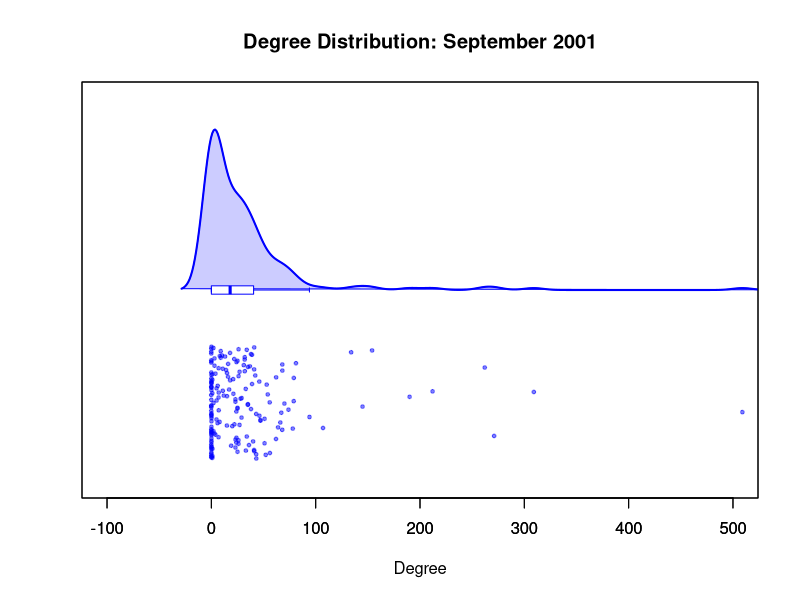
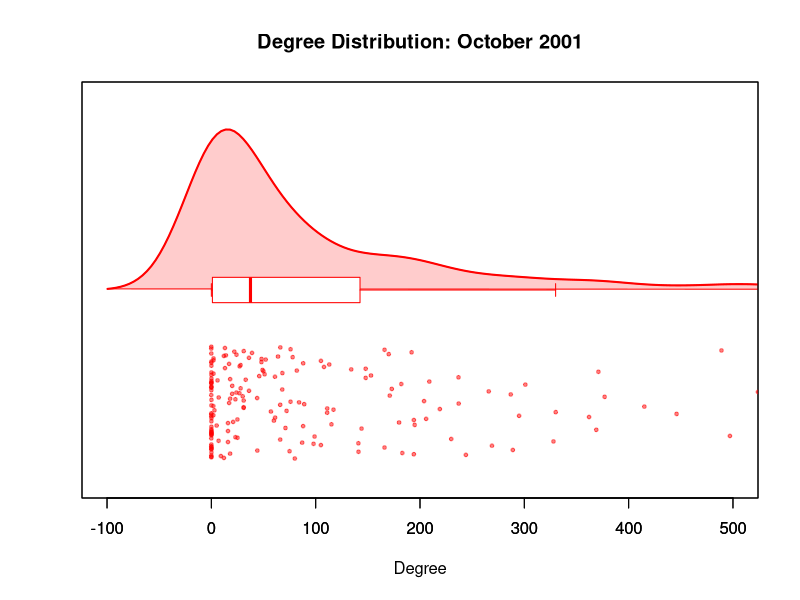
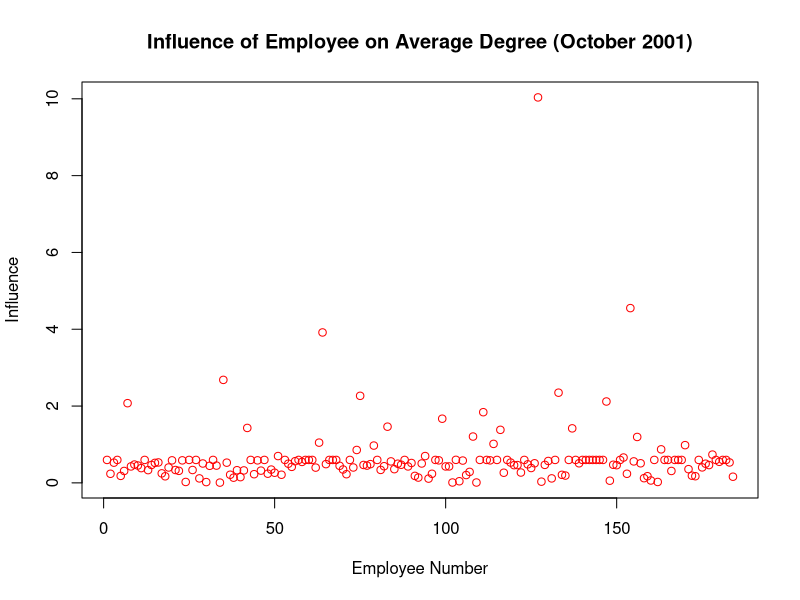

The R script that drew these images, in order:
setwd("~/Library/Mobile Documents/com~apple~CloudDocs/Waterloo/Coop Files/F23 Resumes/Resumes/Data Science/V3.1/Projects/Enron")

##reading data
enron_emails <- read.csv("enron_emails.csv")

##subsetting email from sept 2001
emails_sep_2001 <- subset(enron_emails, Month == 9 & Year == 2001)

##subsetting emails from oct 2001
emails_oct_2001 <- subset(enron_emails, Month == 10 & Year == 2001)

##counting emails from each month
n_emails_sep_2001 <- nrow(emails_sep_2001)
n_emails_oct_2001 <- nrow(emails_oct_2001)

##printing results
cat("Number of emails exchanged in September 2001:", n_emails_sep_2001, "\n")
cat("Number of emails exchanged in October 2001:", n_emails_oct_2001, "\n")

## function to calculate the weight matrix
getWeightMatrix <- function(edgeList, N){
  W <- matrix(data = 0, nrow = N, ncol = N)
  for(i in 1:(N-1)){
    for(j in (i+1):N){
      W[i,j] <- nrow(edgeList[(edgeList$Sender==i & edgeList$Recipient == j),]) +
        nrow(edgeList[(edgeList$Sender==j & edgeList$Recipient == i),])
    }
  }
  W <- W + t(W)
  return(W)
}

## storing weights in variables
weight_sep_2001 <- getWeightMatrix(edgeList = emails_sep_2001, N = 184)
weight_oct_2001 <- getWeightMatrix(edgeList = emails_oct_2001, N = 184)

## average degree for each month
avg_degree_sep_2001 <- mean(rowSums(weight_sep_2001)) #first computing degree then taking avg
avg_degree_oct_2001 <- mean(rowSums(weight_oct_2001))

cat("Average degree in September 2001:", avg_degree_sep_2001, "\n")
cat("Average degree in October 2001:", avg_degree_oct_2001, "\n")


##Raincloud Plot(y, xlabel, title, color) takes in aforementioned parameters and
## returns raincloud plot visualisation
raincloud_plot <- function(y, xlabel, title, colour) {
  
  density_max <- max(density(y)$y)  # Find the maximum density to scale other components
  scatter_offset <- 0.7 * density_max  #increase for more space between points
  extra_space_beneath <- 0.5 * density_max  # Extra space below the scatter
  
  y_range <- c(-scatter_offset - extra_space_beneath, density_max * 1.2) # 1.2 is arbitrary num that works well
  x_range <- c(-100, 500)
  
  plot(x_range, y_range, type="n", xlab=xlabel, ylab="", yaxt="n", main=title) # Base plot
  
  
  ## Density Curve
  raincloud_density <- density(y)
  
  ## Draw the density
  polygon(raincloud_density$x, raincloud_density$y, 
          col=adjustcolor(colour, alpha.f=0.2), border=colour)
  
  ## Outline
  lines(raincloud_density$x, raincloud_density$y, col=colour, lwd=2)
  
  
  ## Boxplot
  ## Draw the boxplot at the bottom
  boxplot(y, horizontal=TRUE, add=TRUE, at=0, 
          col="white", border=colour, whisklty=1,
          whiskcol=colour, staplecol=colour, outcol=colour, 
          boxwex=0.002, outline=FALSE)  #boxwex for box width
  
  ## Scatterplot
  ## Determine Y coordinates for the scatterplot
  y_coordinates <- -scatter_offset/2 - seq_along(y) * (scatter_offset / length(y))
  
  y_jittered <- jitter(y, factor=0.5)  ##more factor more jitter
  
  ## Draw the scatterplot
  points(y_jittered, y_coordinates, pch=19, 
         col=adjustcolor(colour, alpha.f=0.5), cex=0.5)  ##cex for point size
}


##each entry represents the number of emails transmitted
##taking ROW sums finds the number of emails sent by an employee
degree_sep_2001 <- rowSums(weight_sep_2001)
degree_oct_2001 <- rowSums(weight_oct_2001)

##raincloud sept
raincloud_plot(y = degree_sep_2001, 
               xlabel = "Degree", 
               title = "Degree Distribution: September 2001", 
               colour = "blue")
            

##raincloud oct
raincloud_plot(y = degree_oct_2001, 
               xlabel = "Degree", 
               title = "Degree Distribution: October 2001", 
               colour = "red")

## We could see in both months that the data is generally right skewed. This indicates
## that a large number of emails were transmitted from a small group of people
## possibly executives worrying about the impending scandal, while the rest
## of the staff carried on business as usual.

## You could see that the peak is more steep in September as in October.
## At which point news about the scandal broke out and now all employees were transmitting
## many emails talking about this at a similar level to executives

## there are many accounts with 0 emails sent and that's as expected
## not everyone necessarily sent or received emails that given month



## Obtain the adjacency matrix
get_adjacency_matrix <- function(edge_list, N) {
  A <- matrix(data = 0, nrow = N, ncol = N)
  for(i in 1:(N-1)){
    for(j in (i+1):N){
      A[i,j] <- ifelse(nrow(edge_list[(edge_list$Sender == i & edge_list$Recipient == j),]) > 0, 1, 0)
      A[j,i] <- ifelse(nrow(edge_list[(edge_list$Sender == j & edge_list$Recipient == i),]) > 0, 1, 0)
    }
  }
  return(A)
}

adj_sep_2001 <- get_adjacency_matrix(edge_list = emails_sep_2001, N = 184)
adj_oct_2001 <- get_adjacency_matrix(edge_list = emails_oct_2001, N = 184)

## Calculate the density
calculate_density <- function(adj_matrix) {
  E <- sum(adj_matrix) # Sum of matrix gives num of edges since binary
  N <- nrow(adj_matrix)
  D <- E / (N*(N-1))
  return(D)
}

density_sep_2001 <- calculate_density(adj_sep_2001)
density_oct_2001 <- calculate_density(adj_oct_2001)

cat("Density in September 2001:", density_sep_2001, "\n")
cat("Density in October 2001:", density_oct_2001, "\n")


## we could see as expected the density nearly doubled in October. A higher
## density means that a larger proportion of possible email connections were
## actually used. In other words communication was more widespread. 



## we could see the data is quite right skewed in September. This indicates
## that a large number of emails were transmitted from a small group of people
## possibly executives worrying about the impending scandal, while the rest
## of the staff carried on business as usual

## We could see this starts to level out more in October at which point the
## news about the scandal broke out and now all employees were transmitting
## many emails talking about this at a similar level to executives

## there are many accounts with 0 emails sent and that's as expected
## not everyone necessarily sent or received emails that given month



## reading data
enron_employees <- read.csv("enron_employees.csv")

## calculate influence
compute_influence <- function(degrees, N) {
  influences <- numeric(N)
  avg_degree <- mean(degrees)
  
  for (u in 1:N) {
    ##degree without point
    remove_point <- degrees[-u]
    
    ##compute influence without point
    influences[u] <- abs(avg_degree - mean(remove_point))
  }
  
  return(influences)
}

influence_oct_2001 <- compute_influence(degree_oct_2001, 184)

# Plot the influence
plot(1:184, influence_oct_2001, type = "p", col = "red",
     main = "Influence of Employee on Average Degree (October 2001)",
     xlab = "Employee Number", ylab = "Influence")

##employee with the largest influence
employee_max_influence <- which.max(influence_oct_2001)

## job title of the influential employee
job_title_max_influence <- enron_employees$Job.Title[employee_max_influence]

cat("The employee with the highest influence in October 2001 has the job title:", 
    job_title_max_influence, "and is employee number:", employee_max_influence, "\n")

# It makes snese that the In House Lawyer had the highest influence. 
# They were likely involved in the decision making processes during the scandal. 




